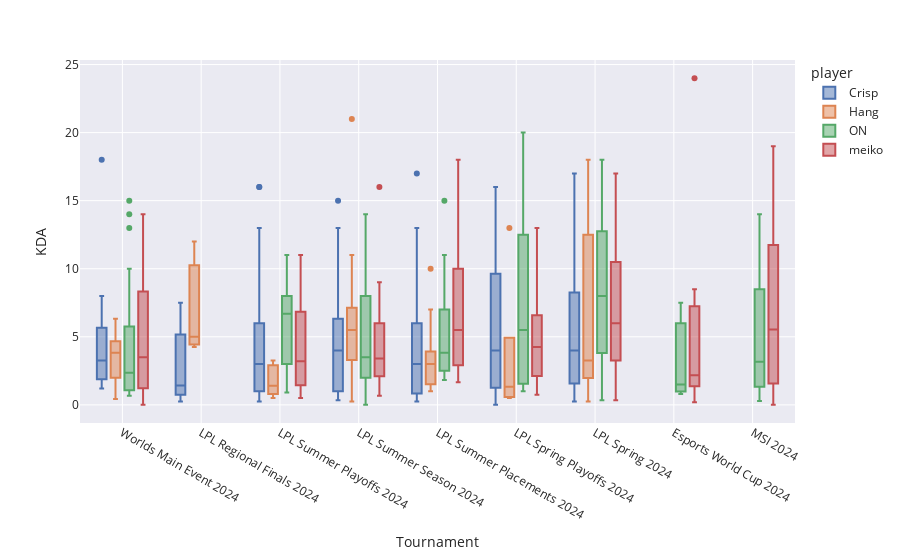

Notebook code for this chart:
### Code cell
import plotly.graph_objects as go
fig = px.box(df_total, x="Tournament", y="KDA", color="player",template = "seaborn")
# fig.update_traces(quartilemethod="exclusive") # or "inclusive", or "linear" by default
fig.update_xaxes(categoryorder="array", categoryarray = df_total.Tournament.unique())

fig.show()

### Figure 1 — Plotly figure (JSON) as saved in the notebook; plotly's stock layout.template omitted (floating-point values rounded to 4 significant figures; data arrays with more than 128 entries replaced by an {"elided": "..."} marker saying what was removed)
{"data": [{"alignmentgroup": "True", "hovertemplate": "player=Crisp<br>Tournament=%{x}<br>KDA=%{y}<extra></extra>", "legendgroup": "Crisp", "marker": {"color": "rgb(76,114,176)"}, "name": "Crisp", "notched": false, "offsetgroup": "Crisp", "orientation": "v", "showlegend": true, "type": "box", "x": {"elided": "129 str values"}, "x0": " ", "xaxis": "x", "y": {"elided": "129 float values"}, "y0": " ", "yaxis": "y"}, {"alignmentgroup": "True", "hovertemplate": "player=Hang<br>Tournament=%{x}<br>KDA=%{y}<extra></extra>", "legendgroup": "Hang", "marker": {"color": "rgb(221,132,82)"}, "name": "Hang", "notched": false, "offsetgroup": "Hang", "orientation": "v", "showlegend": true, "type": "box", "x": ["Worlds Main Event 2024", "Worlds Main Event 2024", "Worlds Main Event 2024", "Worlds Main Event 2024", "Worlds Main Event 2024", "Worlds Main Event 2024", "Worlds Main Event 2024", "Worlds Main Event 2024", "LPL Regional Finals 2024", "LPL Regional Finals 2024", "LPL Regional Finals 2024", "LPL Summer Playoffs 2024", "LPL Summer Playoffs 2024", "LPL Summer Playoffs 2024", "LPL Summer Playoffs 2024", "LPL Summer Playoffs 2024", "LPL Summer Playoffs 2024", "LPL Summer Playoffs 2024", "LPL Summer Playoffs 2024", "LPL Summer Season 2024", "LPL Summer Season 2024", "LPL Summer Season 2024", "LPL Summer Season 2024", "LPL Summer Season 2024", "LPL Summer Season 2024", "LPL Summer Season 2024", "LPL Summer Season 2024", "LPL Summer Season 2024", "LPL Summer Season 2024", "LPL Summer Season 2024", "LPL Summer Season 2024", "LPL Summer Season 2024", "LPL Summer Season 2024", "LPL Summer Season 2024", "LPL Summer Season 2024", "LPL Summer Season 2024", "LPL Summer Season 2024", "LPL Summer Season 2024", "LPL Summer Season 2024", "LPL Summer Season 2024", "LPL Summer Placements 2024", "LPL Summer Placements 2024", "LPL Summer Placements 2024", "LPL Summer Placements 2024", "LPL Summer Placements 2024", "LPL Summer Placements 2024", "LPL Summer Placements 2024", "LPL Summer Placements 2024", "LPL Summer Placements 2024", "LPL Summer Placements 2024", "LPL Summer Placements 2024", "LPL Summer Placements 2024", "LPL Summer Placements 2024", "LPL Summer Placements 2024", "LPL Summer Placements 2024", "LPL Spring Playoffs 2024", "LPL Spring Playoffs 2024", "LPL Spring Playoffs 2024", "LPL Spring Playoffs 2024", "LPL Spring Playoffs 2024", "LPL Spring 2024", "LPL Spring 2024", "LPL Spring 2024", "LPL Spring 2024", "LPL Spring 2024", "LPL Spring 2024", "LPL Spring 2024", "LPL Spring 2024", "LPL Spring 2024", "LPL Spring 2024", "LPL Spring 2024", "LPL Spring 2024", "LPL Spring 2024", "LPL Spring 2024", "LPL Spring 2024", "LPL Spring 2024", "LPL Spring 2024", "LPL Spring 2024", "LPL Spring 2024", "LPL Spring 2024", "LPL Spring 2024", "LPL Spring 2024", "LPL Spring 2024", "LPL Spring 2024", "LPL Spring 2024"], "x0": " ", "xaxis": "x", "y": [1, 0.4286, 3, 3.667, 6.333, 4.333, 4, 5, 4.25, 5, 12, 1, 2.8, 3.25, 0.6, 1.8, 0.5, 3, 1, 7, 9, 7.5, 11, 21, 1.75, 3.5, 8, 4, 2.667, 2.5, 4.333, 0.25, 6, 4.333, 4.5, 6, 0.875, 5.5, 5.5, 5.5, 3.667, 1, 10, 1.25, 2.5, 1.571, 3, 5.667, 1.25, 7, 3, 3.333, 1.5, 2.25, 4, 1.333, 13, 2.25, 0.5, 0.6, 4.667, 3.25, 1.875, 6, 15, 2.333, 12, 14, 3, 3, 1.667, 16, 3, 7.5, 1.167, 6.5, 2, 18, 1, 15, 2.5, 5, 14, 0.25, 1], "y0": " ", "yaxis": "y"}, {"alignmentgroup": "True", "hovertemplate": "player=ON<br>Tournament=%{x}<br>KDA=%{y}<extra></extra>", "legendgroup": "ON", "marker": {"color": "rgb(85,168,104)"}, "name": "ON", "notched": false, "offsetgroup": "ON", "orientation": "v", "showlegend": true, "type": "box", "x": {"elided": "139 str values"}, "x0": " ", "xaxis": "x", "y": {"elided": "139 float values"}, "y0": " ", "yaxis": "y"}, {"alignmentgroup": "True", "hovertemplate": "player=meiko<br>Tournament=%{x}<br>KDA=%{y}<extra></extra>", "legendgroup": "meiko", "marker": {"color": "rgb(196,78,82)"}, "name": "meiko", "notched": false, "offsetgroup": "meiko", "orientation": "v", "showlegend": true, "type": "box", "x": {"elided": "131 str values"}, "x0": " ", "xaxis": "x", "y": {"elided": "131 float values"}, "y0": " ", "yaxis": "y"}], "layout": {"boxmode": "group", "legend": {"title": {"text": "player"}, "tracegroupgap": 0}, "margin": {"t": 60}, "xaxis": {"anchor": "y", "categoryarray": ["Worlds Main Event 2024", "LPL Regional Finals 2024", "LPL Summer Playoffs 2024", "LPL Summer Season 2024", "LPL Summer Placements 2024", "LPL Spring Playoffs 2024", "LPL Spring 2024", "Esports World Cup 2024", "MSI 2024"], "categoryorder": "array", "domain": [0, 1], "title": {"text": "Tournament"}}, "yaxis": {"anchor": "x", "domain": [0, 1], "title": {"text": "KDA"}}}}
